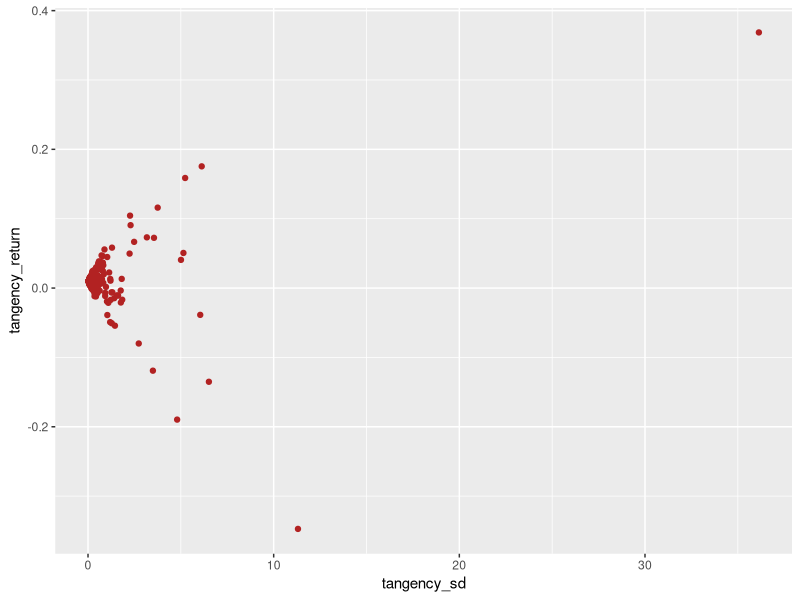
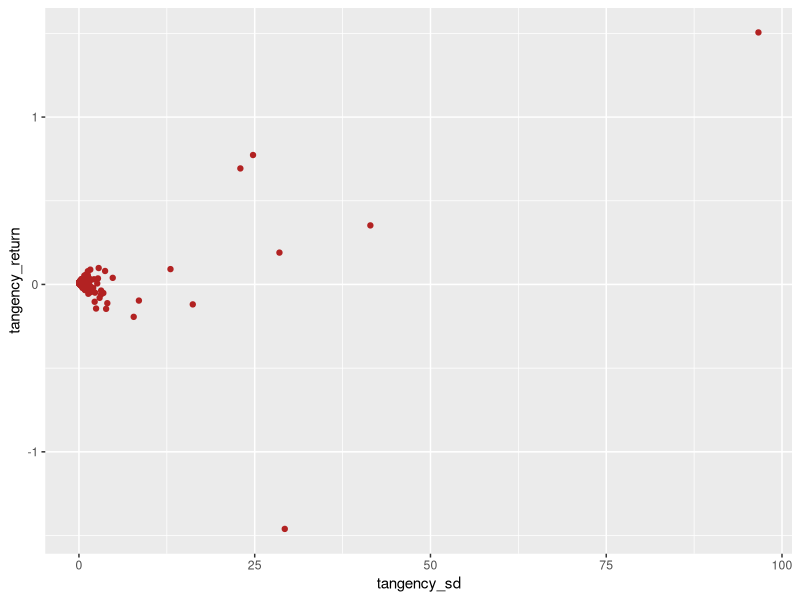
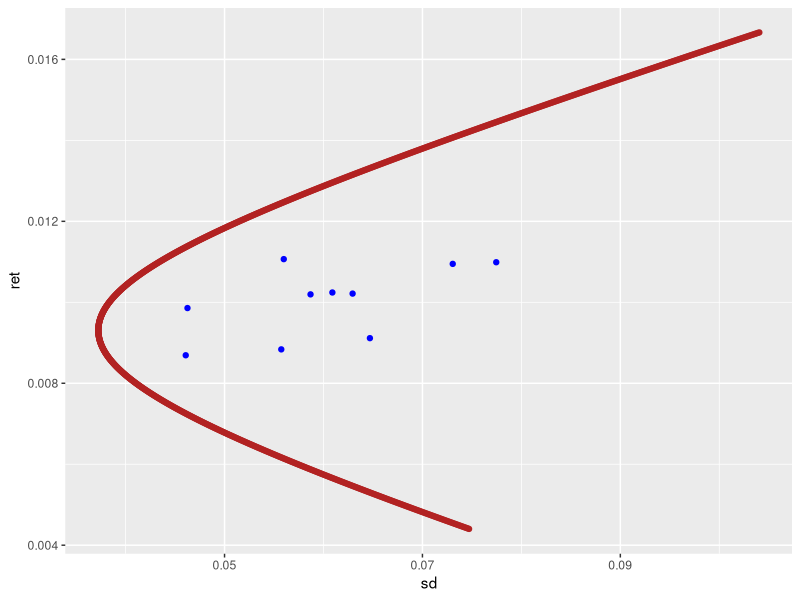
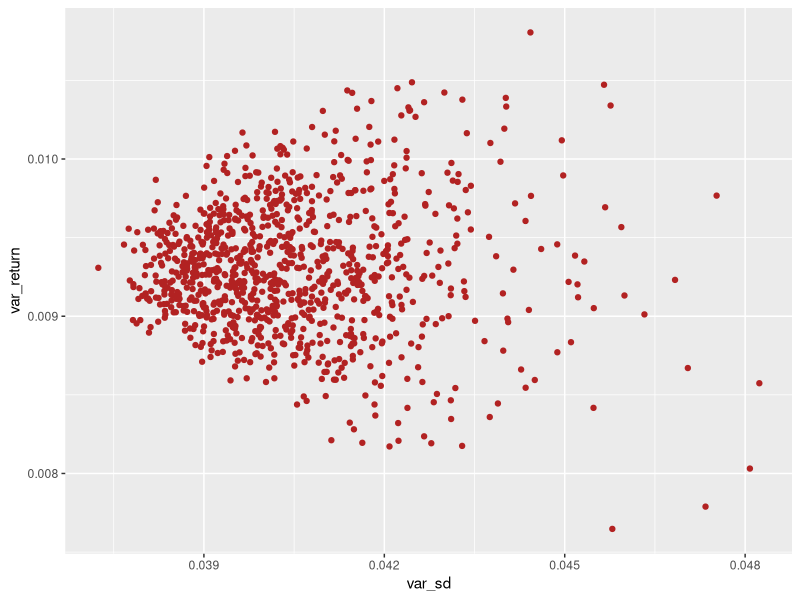
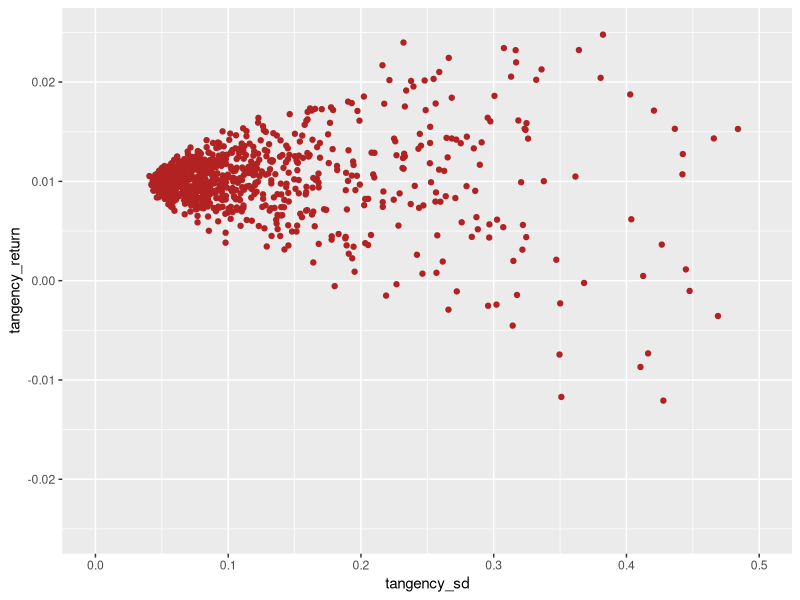
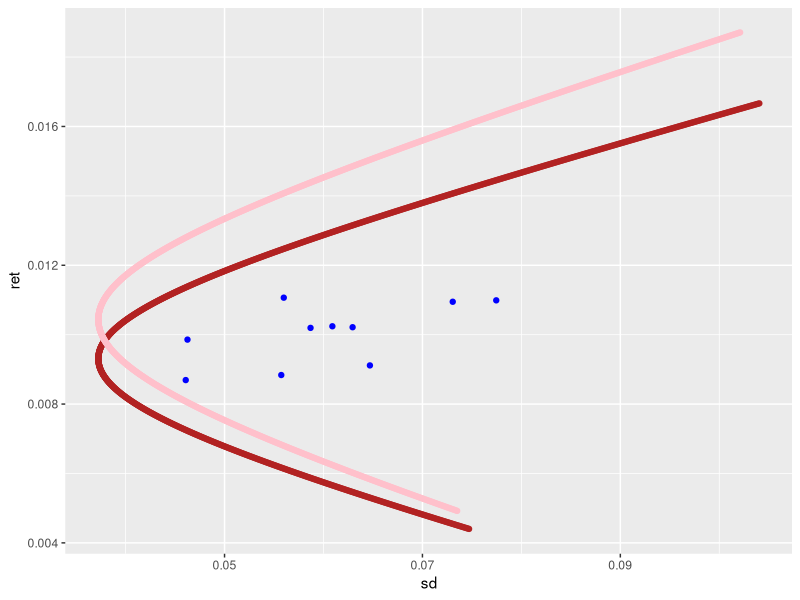
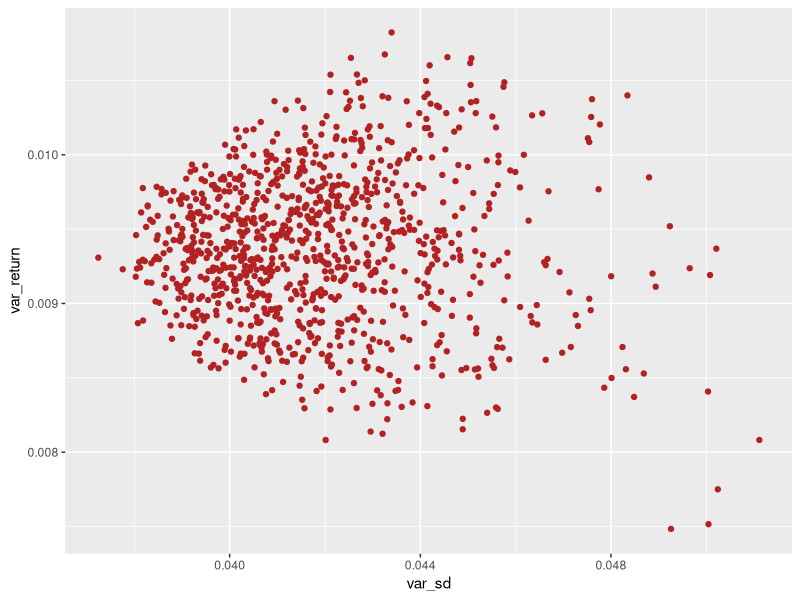
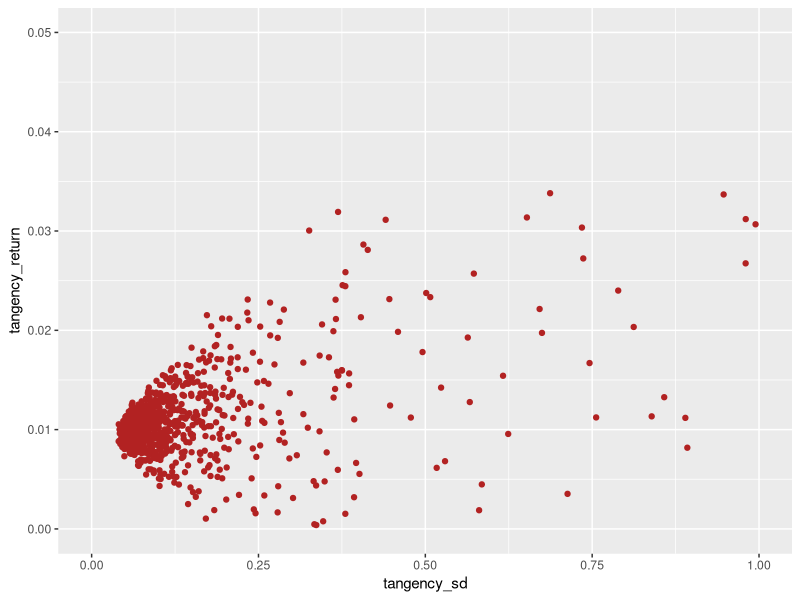

R code for these plots, in order:
library(readr)
library(MASS)
library(ggplot2)
setwd("~/Applied_Quant_Finance")
rm(list=ls())

#Question 1A
raw <- read_csv("Prob_Set_2.csv")
raw <- raw/100
industry_returns <- as.matrix(raw[,2:11])

vcov_mat <- cov(industry_returns)
v_inv <- ginv(vcov_mat) 
mean_return <- sapply(as.list(as.data.frame(industry_returns)), mean)
mean_rf <- mean(raw$`Risk-free rate`)
mean_return2 <- mean_return - mean_rf

one_v <- rep(1, 10)
mvp_weights <- (v_inv %*% one_v) / as.vector((t(one_v) %*% v_inv %*% one_v))
tan_weights <- (v_inv %*% mean_return2) / (as.vector(t(one_v) %*% v_inv %*% mean_return2))

mvp_return <- mean_return %*% mvp_weights
tan_return <- mean_return %*% tan_weights

mvp_sd <- (t(mvp_weights) %*% vcov_mat %*% mvp_weights)^(1/2)
tan_sd <- (t(tan_weights) %*% vcov_mat %*% tan_weights)^(1/2)

monthly_mvp <- industry_returns %*% mvp_weights
monthly_tan <- industry_returns %*% tan_weights
cov_two_port <- cov(monthly_mvp, monthly_tan)

weights <- seq(-5, 5, .01)
efficient_frontier <- data.frame(ret = numeric(), sd = numeric())
for (w in weights){
  multi_sd <- (w^2 * mvp_sd^2 + (1-w)^2 * tan_sd^2 + 2*w*(1-w)*cov_two_port)^(1/2)
  multi_return <- w*mvp_return + (1-w)*tan_return
  temp = data.frame(ret = multi_return, sd = multi_sd)
  efficient_frontier <- rbind(efficient_frontier, temp)
}

industry_sd1 <- sapply(as.list(as.data.frame(industry_returns)), sd)

industries <- data.frame(mean_r = mean_return, i_sd = industry_sd1)

first_plot <- ggplot(data = efficient_frontier, aes(x = sd, y = ret)) + 
              geom_point(color="firebrick") + 
              geom_point(aes(x=i_sd, y = mean_r), data = industries, color="blue")

#Question 1B
industry_sd <- industry_sd1 / sqrt(1069)
mean_return_inc <- mean_return2 + industry_sd
tan_weights2 <- (v_inv %*% mean_return_inc) / (as.vector(t(one_v) %*% v_inv %*% mean_return_inc))

tan_return2 <- (mean_return + industry_sd) %*% tan_weights2
tan_sd2 <- (t(tan_weights2) %*% vcov_mat %*% tan_weights2)^(1/2)

mvp_return2 <-  (mean_return + industry_sd) %*% mvp_weights

monthly_mvp2 <- industry_returns %*% mvp_weights
monthly_tan2 <- industry_returns %*% tan_weights2
cov_two_port <- cov(monthly_mvp2, monthly_tan2)

weights <- seq(-5, 5, .01)
efficient_frontier2 <- data.frame(ret = numeric(), sd = numeric())
for (w in weights){
  multi_sd <- (w^2 * mvp_sd^2 + (1-w)^2 * tan_sd2^2 + 2*w*(1-w)*cov_two_port)^(1/2)
  multi_return <- w*mvp_return2 + (1-w)*tan_return2
  temp = data.frame(ret = multi_return, sd = multi_sd)
  efficient_frontier2 <- rbind(efficient_frontier2, temp)
}

second_plot <- ggplot(data = efficient_frontier, aes(x = sd, y = ret)) + 
              geom_point(color="firebrick") + 
              geom_point(aes(x=i_sd, y = mean_r), data = industries, color="blue") +
              geom_point(aes(x=sd, y=ret), data=efficient_frontier2, color = "pink")

#Question 1C
var_only_mat <- vcov_mat
var_only_mat[upper.tri(var_only_mat) | lower.tri(var_only_mat)] = 0
v_only_inv = ginv(var_only_mat)

tan_weights3 <- (v_only_inv %*% mean_return2) / (as.vector(t(one_v) %*% v_only_inv %*% 
                                                           mean_return2))
tan_return3 <- mean_return %*% tan_weights3
tan_sd3 <- (t(tan_weights3) %*% var_only_mat %*% tan_weights3)^(1/2)

mvp_weights3 <- (v_only_inv %*% one_v) / as.vector((t(one_v) %*% v_only_inv %*% one_v))
mvp_return3 <- mean_return %*% mvp_weights3
mvp_sd3 <- (t(mvp_weights3) %*% var_only_mat %*% mvp_weights3)^(1/2)

monthly_mvp3 <- industry_returns %*% mvp_weights3
monthly_tan3 <- industry_returns %*% tan_weights3
cov_two_port3 <- cov(monthly_mvp3, monthly_tan3)

weights <- seq(-5, 5, .01)
efficient_frontier3 <- data.frame(ret = numeric(), sd = numeric())
for (w in weights){
  multi_sd <- (w^2 * mvp_sd3^2 + (1-w)^2 * tan_sd3^2 + 2*w*(1-w)*cov_two_port3)^(1/2)
  multi_return <- w*mvp_return3 + (1-w)*tan_return3
  temp = data.frame(ret = multi_return, sd = multi_sd)
  efficient_frontier3 <- rbind(efficient_frontier3, temp)
}

third_plot <- ggplot(data = efficient_frontier, aes(x = sd, y = ret)) + 
              geom_point(color="firebrick") + 
              geom_point(aes(x=i_sd, y = mean_r), data = industries, color="blue") +
              geom_point(aes(x=sd, y=ret), data=efficient_frontier2, color = "pink") +
              geom_point(aes(x=sd, y=ret), data=efficient_frontier3, color = "green")

#FQuestion 1C Continued

#For Questions 1D and 1E
num_months <- 60

#Question 1D
total_portfolio_normal <- data.frame(var_return = mvp_return, var_sd = mvp_sd, tangency_return = tan_return, tangency_sd = tan_sd)
highest_weight1 <- numeric()
for (i in 1:1000){
  predicted_IR <- mvrnorm(n = num_months, mu = mean_return, Sigma = vcov_mat)
  vcov_mat_p <- cov(predicted_IR)
  v_inv_p <- ginv(vcov_mat_p) 
  mean_return_p <- sapply(as.list(as.data.frame(predicted_IR)), mean)
  mean_return_p2 <- mean_return_p - mean_rf
  
  mvp_weights_p <- (v_inv_p %*% one_v) / as.vector((t(one_v) %*% v_inv_p %*% one_v))
  tan_weights_p <- (v_inv_p %*% mean_return_p2) / (as.vector(t(one_v) %*% v_inv_p %*% mean_return_p2))
  
  mvp_return_p <- mean_return %*% mvp_weights_p
  tan_return_p <- mean_return %*% tan_weights_p
  
  mvp_sd_p <- (t(mvp_weights_p) %*% vcov_mat %*% mvp_weights_p)^(1/2)
  tan_sd_p <- (t(tan_weights_p) %*% vcov_mat %*% tan_weights_p)^(1/2)
  
  highest_weight1 <- c(highest_weight1, max(tan_weights_p))
  temp <- data.frame(var_return = mvp_return_p, var_sd = mvp_sd_p, tangency_return = tan_return_p, tangency_sd = tan_sd_p)
  total_portfolio_normal <- rbind(total_portfolio_normal, temp)
}

fourth_plot <- ggplot(data = total_portfolio_normal, aes(x=var_sd, y=var_return)) +
               geom_point(color = "firebrick")
fifth_plot <- ggplot(data = total_portfolio_normal, aes(x=tangency_sd, y=tangency_return)) +
              geom_point(color = "firebrick")
sixth_plot <- ggplot(data = total_portfolio_normal, aes(x=tangency_sd, y=tangency_return)) +
              geom_point(color = "firebrick") + xlim(0,1) + ylim(0, .05)


#Question 1E
highest_weight2 <- numeric()
total_portfolio_boot <- data.frame(var_return = mvp_return, var_sd = mvp_sd, tangency_return = tan_return, tangency_sd = tan_sd)
for (i in 1:1000){
  indices <- sample(1:1069, num_months)
  predicted_IR <- industry_returns[indices,]
  vcov_mat_p <- cov(predicted_IR)
  v_inv_p <- ginv(vcov_mat_p) 
  mean_return_p <- sapply(as.list(as.data.frame(predicted_IR)), mean)
  mean_return_p2 <- mean_return_p - mean_rf
  
  mvp_weights_p <- (v_inv_p %*% one_v) / as.vector((t(one_v) %*% v_inv_p %*% one_v))
  tan_weights_p <- (v_inv_p %*% mean_return_p2) / (as.vector(t(one_v) %*% v_inv_p %*% mean_return_p2))
  
  mvp_return_p <- mean_return %*% mvp_weights_p
  tan_return_p <- mean_return %*% tan_weights_p
  
  mvp_sd_p <- (t(mvp_weights_p) %*% vcov_mat %*% mvp_weights_p)^(1/2)
  tan_sd_p <- (t(tan_weights_p) %*% vcov_mat %*% tan_weights_p)^(1/2)
  
  highest_weight2 <- c(highest_weight2, max(tan_weights_p))
  temp <- data.frame(var_return = mvp_return_p, var_sd = mvp_sd_p, tangency_return = tan_return_p, tangency_sd = tan_sd_p)
  total_portfolio_boot <- rbind(total_portfolio_boot, temp)
}

seventh_plot <- ggplot(data = total_portfolio_boot, aes(x=var_sd, y=var_return)) +
                geom_point(color = "firebrick")
eigth_plot <- ggplot(data = total_portfolio_boot, aes(x=tangency_sd, y=tangency_return)) +
              geom_point(color = "firebrick")
ninth_plot <- ggplot(data = total_portfolio_boot, aes(x=tangency_sd, y=tangency_return)) +
              geom_point(color = "firebrick") + xlim(0,.5) + ylim(-.025, .025)
